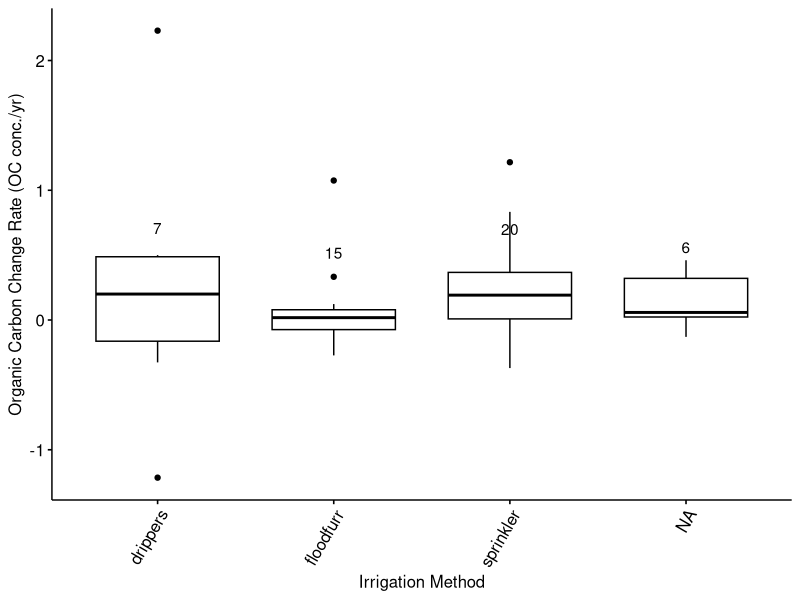
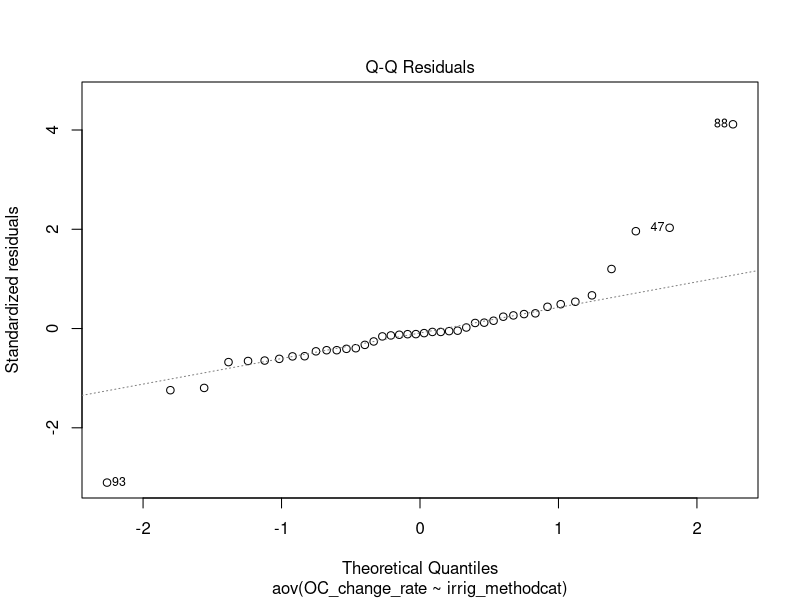
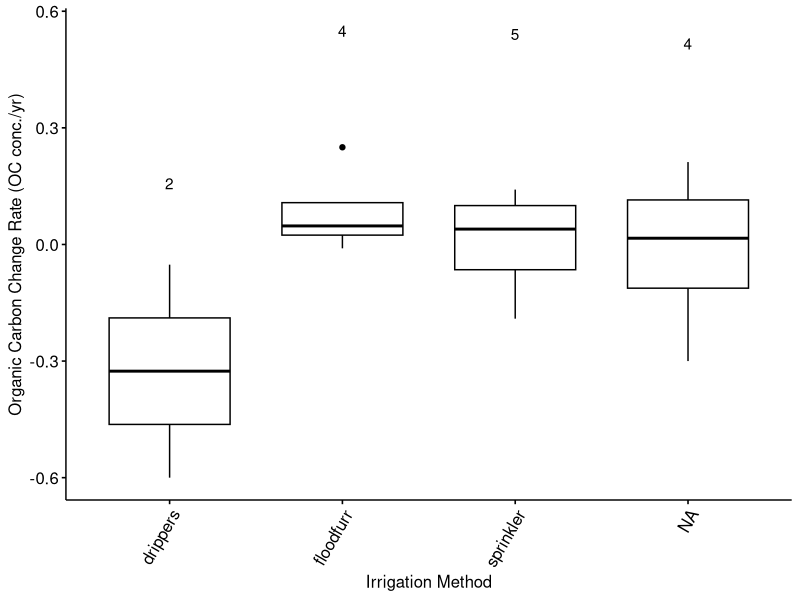
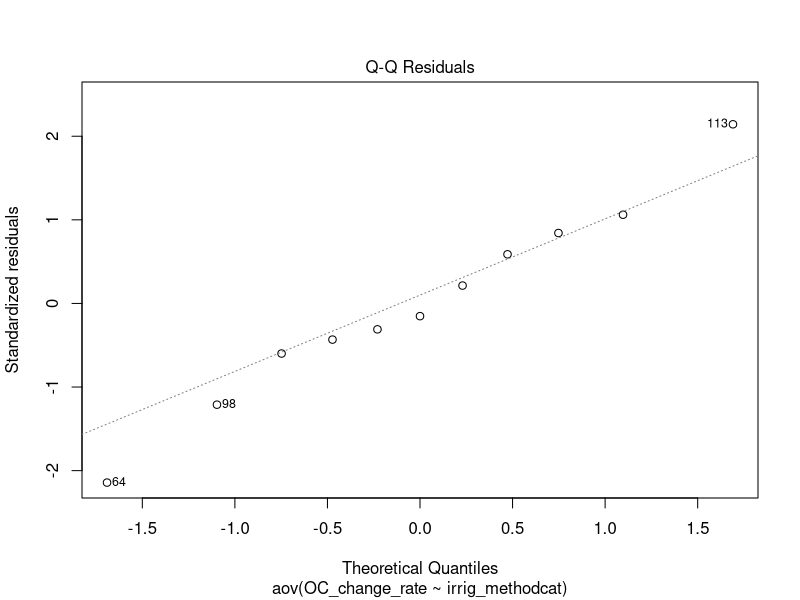
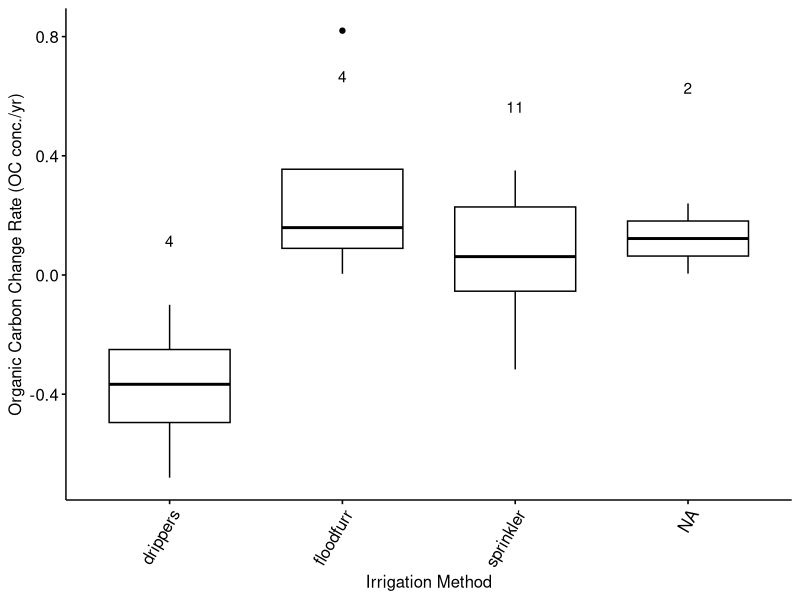
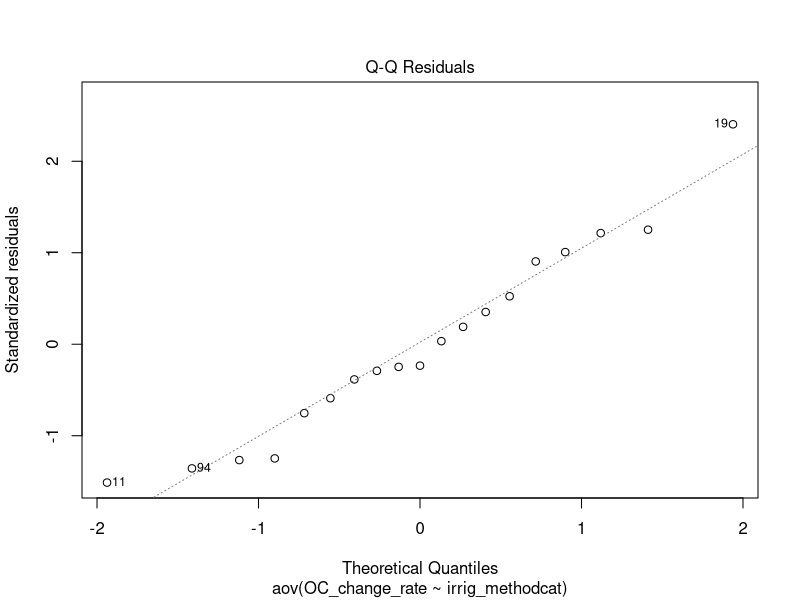
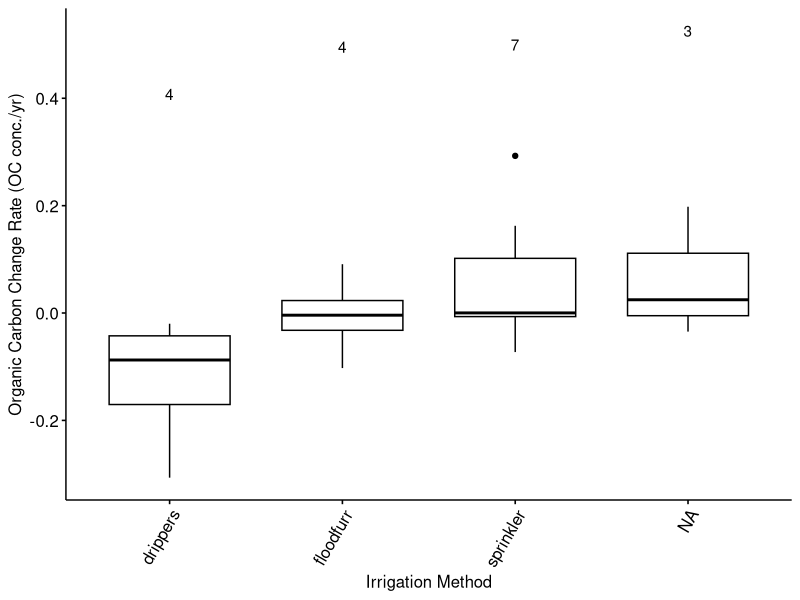
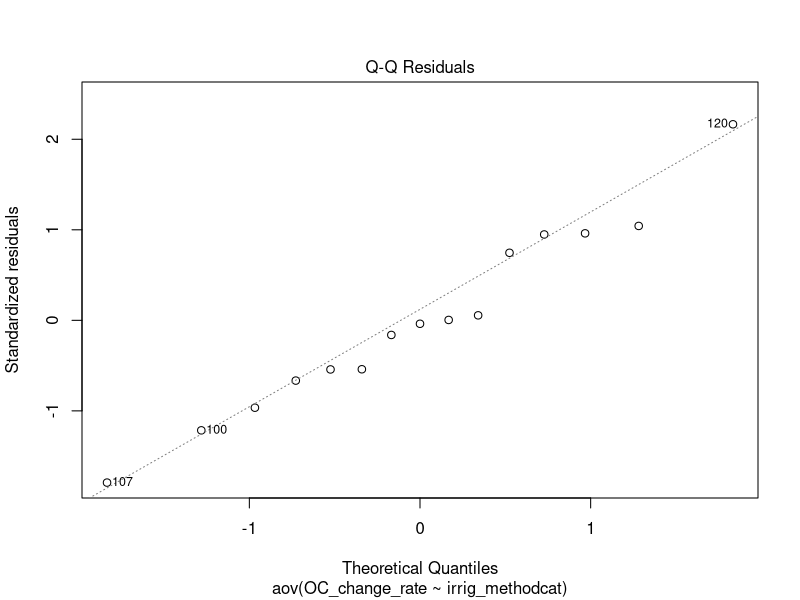

Source code (R) for these figures, in order:
## ---- chunk 1
# Load libraries
suppressWarnings(suppressMessages({
    library(tidyverse)
    library(ggpubr)
}))
## ---- chunk 2
# Load dataset
suppressWarnings(suppressMessages({
    datacsv <- read_csv("datasets/irrt1vt2_estBD_mar27.csv")
    dataset <- data.frame(datacsv)
}))
## ---- chunk 3
# Remove outliers
temp_dataset <- split(dataset, dataset$ref_num=="24")
dataset <- temp_dataset$'FALSE'

temp_dataset <- split(dataset, dataset$ref_num=="19")
dataset <- temp_dataset$'FALSE'
## ---- chunk 4
# Remove outlier
temp_dataset <- split(dataset, dataset$ref_num=="24")
dataset <- temp_dataset$'FALSE'
## ---- chunk 5
# Factor whole dataset
dataset[sapply(dataset, is.character)] <- lapply(dataset[sapply(dataset, is.character)], as.factor)

# Store rows without N+ and N- pairings in a temporary variable
tempData1a <- split(dataset, dataset$N_pair=="no")
dataseta <- tempData1a$'TRUE'

# For rows that do have a N+ and N- paring, store only the N- rows in a temporary variable
tempData1b <- split(dataset, dataset$N_pair_state=="N+")
datasetb <- tempData1b$'FALSE'

# Combine the two temporary variables into a unified dataset without the N+ treatments where such pairings exist in the dataset
dataset <- rbind(dataseta, datasetb)

# Separate out the 0 - 10 cm depth incrememt
tempData2 <- split(dataset, dataset$depth_cat_2=="0-10cm")
depth_10 <- tempData2$'TRUE'

# Separate out the 10 - 20 cm depth incrememt
tempData2 <- split(dataset, dataset$depth_cat_2=="10-20cm")
depth_20 <- tempData2$'TRUE'

# Separate out the 20 - 30 cm depth incrememt
tempData2 <- split(dataset, dataset$depth_cat_2=="20-30cm")
depth_30 <- tempData2$'TRUE'

# Separate out the 30+ cm depth incrememt
tempData2 <- split(dataset, dataset$depth_cat_2=="30+cm")
depth_30p <- tempData2$'TRUE'
## ---- chunk 6
# function for number of observations 
give.n <- function(x){
  return(c(y = median(x)*1.05, label = length(x))) 
  # experiment with the multiplier to find the perfect position
}

# function for mean labels
mean.n <- function(x){
  return(c(y = median(x)*0.97, label = round(mean(x),2))) 
  # experiment with the multiplier to find the perfect position
}
## ---- chunk 7
# Boxplot to visualize the average OC change rate for each Irrigation Method (Category)
p <- ggboxplot(depth_10, x="irrig_methodcat", y="OC_change_rate", 
          #color = "depth_cat_2", palette = c("#00AFBB", "#E7B800", "#71f442", "#fc79e6"),
          ylab = "Organic Carbon Change Rate (OC conc./yr)", xlab = "Irrigation Method")
p + stat_summary(fun.data = give.n, geom = "text", fun = median, position = position_nudge(y = 0.5)) + theme(axis.text.x = element_text(angle = 60, hjust = 1))
## ---- chunk 8
# ANOVA and Tukey's for above boxplot
aov_0_10_per_C <- aov(OC_change_rate ~ irrig_methodcat, data = depth_10)
summary(aov_0_10_per_C)
plot(aov_0_10_per_C, 2) # View normality of residuals

TukeyHSD(aov_0_10_per_C)
## ---- chunk 9
# Boxplot to visualize the average OC change rate for each Irrigation Method (Category)
p2 <- ggboxplot(depth_20, x="irrig_methodcat", y="OC_change_rate", 
          #color = "depth_cat_2", palette = c("#00AFBB", "#E7B800", "#71f442", "#fc79e6"),
          ylab = "Organic Carbon Change Rate (OC conc./yr)", xlab = "Irrigation Method")
p2 + stat_summary(fun.data = give.n, geom = "text", fun = median, position = position_nudge(y = 0.5)) + theme(axis.text.x = element_text(angle = 60, hjust = 1))
## ---- chunk 10
# ANOVA and Tukey's for above boxplot
aov_10_20_per_C <- aov(OC_change_rate ~ irrig_methodcat, data = depth_20)
summary(aov_10_20_per_C)
plot(aov_10_20_per_C, 2) # View normality of residuals

TukeyHSD(aov_10_20_per_C)
## ---- chunk 11
# Boxplot to visualize the average OC change rate for each Irrigation Method (Category)
p3 <- ggboxplot(depth_30, x="irrig_methodcat", y="OC_change_rate", 
          #color = "depth_cat_2", palette = c("#00AFBB", "#E7B800", "#71f442", "#fc79e6"),
          ylab = "Organic Carbon Change Rate (OC conc./yr)", xlab = "Irrigation Method")
p3 + stat_summary(fun.data = give.n, geom = "text", fun = median, position = position_nudge(y = 0.5)) + theme(axis.text.x = element_text(angle = 60, hjust = 1))
## ---- chunk 12
# ANOVA and Tukey's for above boxplot
aov_20_30_per_C <- aov(OC_change_rate ~ irrig_methodcat, data = depth_30)
summary(aov_20_30_per_C)
plot(aov_20_30_per_C, 2) # View normality of residuals

TukeyHSD(aov_20_30_per_C)
## ---- chunk 13
# Boxplot to visualize the average OC change rate for each Irrigation Method (Category)
p4 <- ggboxplot(depth_30p, x="irrig_methodcat", y="OC_change_rate", 
          #color = "depth_cat_2", palette = c("#00AFBB", "#E7B800", "#71f442", "#fc79e6"),
          ylab = "Organic Carbon Change Rate (OC conc./yr)", xlab = "Irrigation Method")
p4 + stat_summary(fun.data = give.n, geom = "text", fun = median, position = position_nudge(y = 0.5)) + theme(axis.text.x = element_text(angle = 60, hjust = 1))
## ---- chunk 14
# ANOVA and Tukey's for above boxplot
aov_30p_per_C <- aov(OC_change_rate ~ irrig_methodcat, data = depth_30p)
summary(aov_30p_per_C)
plot(aov_30p_per_C, 2) # View normality of residuals

TukeyHSD(aov_30p_per_C)
## ---- chunk 15
# Boxplot to visualize the average OC change rate for each Irrigation Method (Category) and depth
p5 <- ggboxplot(dataset, x="irrig_methodcat", y="OC_change_rate", 
          color = "depth_cat_2", palette = c("#00AFBB", "#E7B800", "#71f442", "#fc79e6"),
          ylab = "Organic Carbon Change Rate (OC conc./yr)", xlab = "Irrigation Method")
p5 + stat_summary(fun.data = give.n, geom = "text", fun = median, position = position_nudge(y = 0.5)) + theme(axis.text.x = element_text(angle = 60, hjust = 1))
